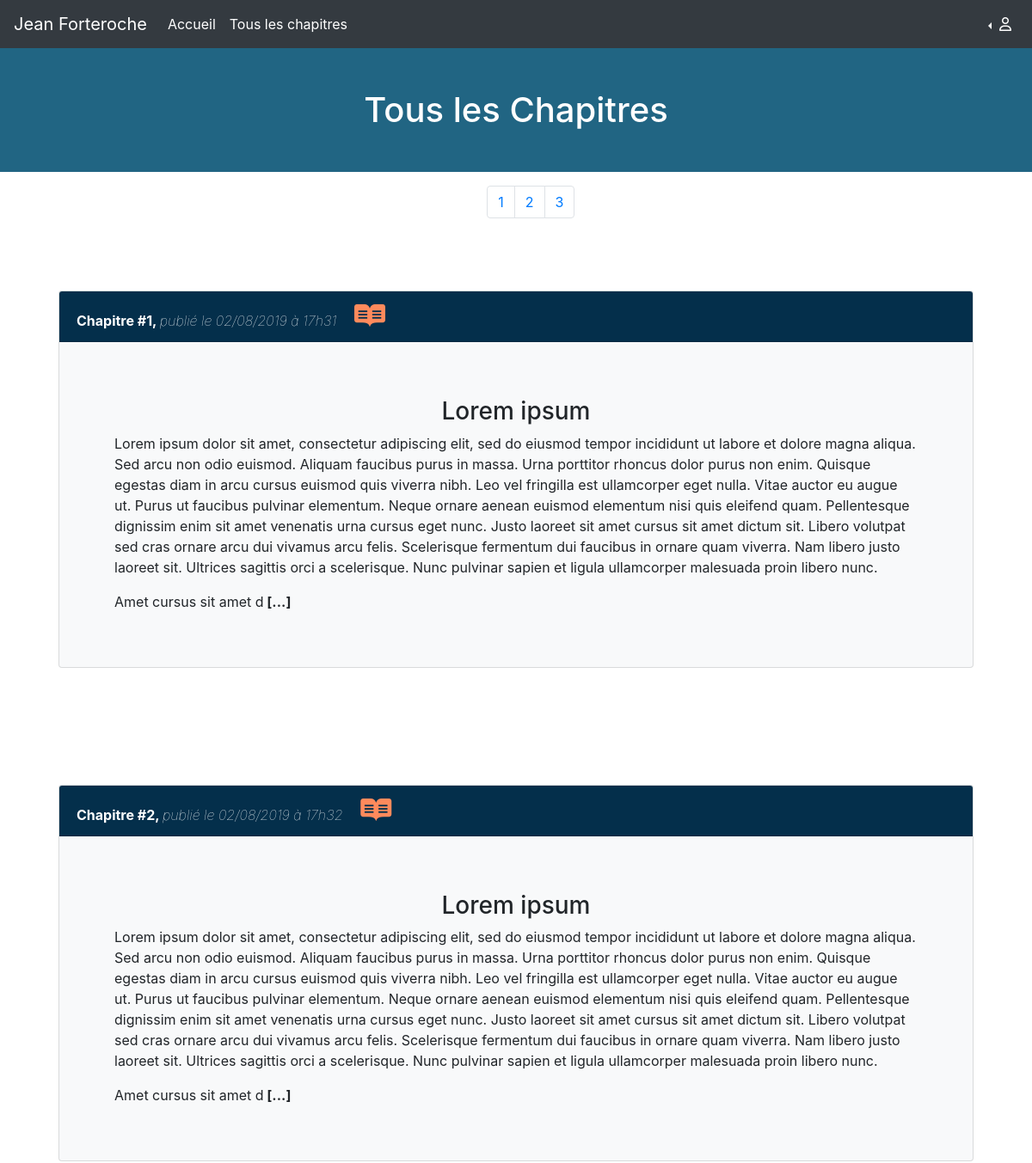
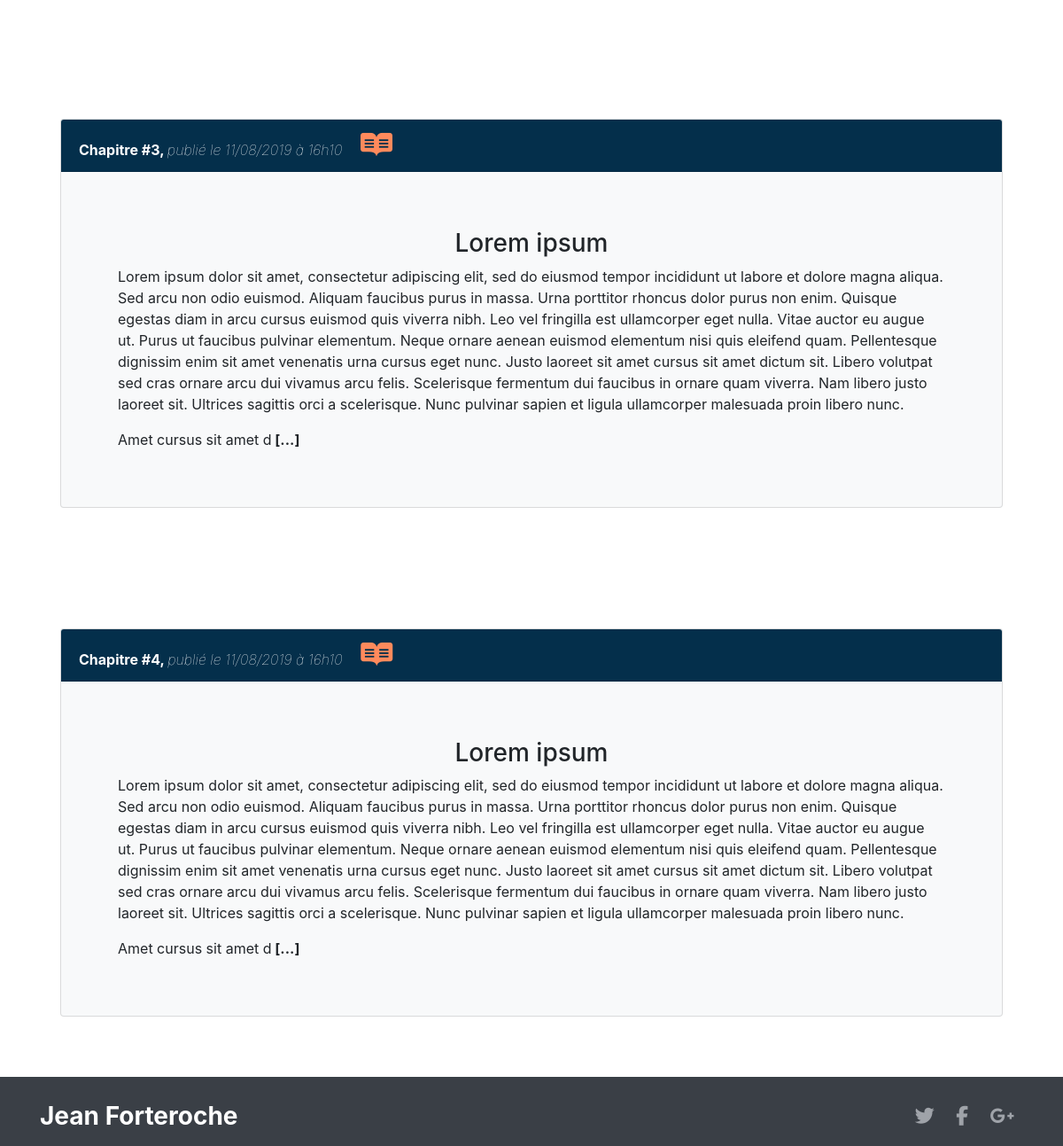
The page /index.php?action=pagination&page=1 on the database its author committed (2 pictures, top to bottom).
### tables this page shows
CREATE TABLE `posts` (
  `id` int(11) NOT NULL,
  `title` varchar(255) NOT NULL,
  `content` text NOT NULL,
  `date_post` datetime NOT NULL,
  `status` varchar(255) NOT NULL
);

### Controller/postController.php (called while the page is built, shortened)
<?php
require_once('Model/postModel.php');
class PostController
{
    private $postsManager;
    public function __construct()
    {
        $this->postsManager   = new \Kirill\blog_ecrivain\Model\PostManager();
    }
    public function getPostPagination()
    {
        $allPosts  = $this->postsManager->getAllManagePosts();
        $countPost = $this->postsManager->getPostCount();
        require('view/frontend/viewPagination.php');
    }
}
?>

### Model/postModel.php (called while the page is built, shortened)
<?php
class PostManager extends Model
{
    public function getAllManagePosts()
    {
        $db = $this->dbConnect();
        if (isset($_SESSION['perPage']) && isset($_SESSION['cPage'])) {
            $cPage   = $_GET['page'];
            $perPage = $_SESSION['perPage'];
        } else {
            $cPage   = 1;
            $perPage = 4;
        }
        $req = $db->query('SELECT id, title, SUBSTRING(content, 50, 1000) AS extractContent, DATE_FORMAT(date_post, \'%d/%m/%Y à %Hh%i\') AS creation_date_fr, status FROM posts ORDER BY date_post  LIMIT ' . (($cPage - 1) * $perPage) . ' ,' . $perPage);
        return $req;
    }
    public function getPostCount()
    {
        $db   = $this->dbConnect();
        $req  = $db->query("SELECT COUNT(id) as nbArt FROM posts");
        $data = $req->fetch();
        return $data;
    }
}

### View/frontend/viewPagination.php (the view, shortened to what this page needs)
<div style="background-color: #216583; height: 200px;">
    <h1 class="text-center m-5 text-white"> Tous les Chapitres </h1>
</div>
<div class="container-fluide">
   <div class="col-md-12 mt-3"  data-aos="">
        <nav class="col-md-1 col-xs-12 col-sm-12 mx-auto" aria-label="Page navigation example">
            <ul class="pagination">
<?php
$nbArt               = $countPost['nbArt'];
$nbPage              = ceil($nbArt / $_SESSION['perPage']);
for ($i = 1; $i <= $nbPage; $i++) {
    echo '<li class="page-item"><a class="page-link" href="index.php?action=pagination' . '&amp;' . 'page' . '=' . $i . '">' . $i . '</a></li>';
}
?>        </ul>
            </nav>
        </div>
    </div>
<?php
foreach ($allPosts as $dbAllPosts) {
?>
   <div class="card-body col-md-12" data-aos="fade-up">
     <div class="card m-5 bg-light">
       <div style="background-color: #042f4b;" class="card-header">
         <span class="font-weight-bold text-white"><?= $dbAllPosts['title'] . ", "; ?></span>
         <span class="font-weight-lighter font-italic text-white"> publié le <?= $dbAllPosts['creation_date_fr'] ?> </span>
         <a style="text-decoration: none; color:#ff8a5c;" class="btn-read_link m-3" href="index.php?action=post&amp;postId=<?= $dbAllPosts['id'] ?>"><i id="iconRead" style="animation-duration: 3s;" class="fab fa-readme fa-2x animated infinite rubberBand" title="Lire ce chapitre"></i></a>
       </div>
       <div class="m-5">
         <article class="card-text m-3 content-post">
           <?= $dbAllPosts['extractContent'] . '<strong> [...] </strong>'; ?></article>
         </div>
       </div>
     </div>
<?php
   }
?>
<?php
require('View/frontend/template.php');
?>

### public/css/style.css (style rules this page uses)
html, body { height: 100%; margin: 0; padding: 0; }
body { display: flex; display: -webkit-flex; flex-direction: column; -webkit-flex-direction: column; height: 100%; }

### rows shown on the page
posts: title "Chapitre #1", creation_date_fr "02/08/2019 à 17h31", extractContent "Lorem ipsum Lorem ipsum dolor sit amet, consectetur adipiscing elit, sed do eiusmod tempor incididunt ut labore et dolore magna aliqua. Sed arcu non odio euismod. Aliquam faucibus purus in massa. Urna porttitor rhoncus dolor purus non enim. Quisque egestas diam in arcu cursus euismod quis viverra nibh. Leo vel fringilla est ullamcorper eget nulla. Vitae auctor eu augue ut. Purus ut faucibus pulvinar elementum. Neque ornare aenean euismod elementum nisi quis eleifend quam. Pellentesque dignissim enim sit amet venenatis urna cursus eget nunc. Justo laoreet sit amet cursus sit amet dictum sit. Libero volutpat sed cras ornare arcu dui vivamus arcu felis. Scelerisque fermentum dui faucibus in…"
posts: title "Chapitre #2", creation_date_fr "02/08/2019 à 17h32", extractContent "Lorem ipsum Lorem ipsum dolor sit amet, consectetur adipiscing elit, sed do eiusmod tempor incididunt ut labore et dolore magna aliqua. Sed arcu non odio euismod. Aliquam faucibus purus in massa. Urna porttitor rhoncus dolor purus non enim. Quisque egestas diam in arcu cursus euismod quis viverra nibh. Leo vel fringilla est ullamcorper eget nulla. Vitae auctor eu augue ut. Purus ut faucibus pulvinar elementum. Neque ornare aenean euismod elementum nisi quis eleifend quam. Pellentesque dignissim enim sit amet venenatis urna cursus eget nunc. Justo laoreet sit amet cursus sit amet dictum sit. Libero volutpat sed cras ornare arcu dui vivamus arcu felis. Scelerisque fermentum dui faucibus in…"
posts: title "Chapitre #3", creation_date_fr "11/08/2019 à 16h10", extractContent "Lorem ipsum Lorem ipsum dolor sit amet, consectetur adipiscing elit, sed do eiusmod tempor incididunt ut labore et dolore magna aliqua. Sed arcu non odio euismod. Aliquam faucibus purus in massa. Urna porttitor rhoncus dolor purus non enim. Quisque egestas diam in arcu cursus euismod quis viverra nibh. Leo vel fringilla est ullamcorper eget nulla. Vitae auctor eu augue ut. Purus ut faucibus pulvinar elementum. Neque ornare aenean euismod elementum nisi quis eleifend quam. Pellentesque dignissim enim sit amet venenatis urna cursus eget nunc. Justo laoreet sit amet cursus sit amet dictum sit. Libero volutpat sed cras ornare arcu dui vivamus arcu felis. Scelerisque fermentum dui faucibus in…"
posts: title "Chapitre #4", creation_date_fr "11/08/2019 à 16h10", extractContent "Lorem ipsum Lorem ipsum dolor sit amet, consectetur adipiscing elit, sed do eiusmod tempor incididunt ut labore et dolore magna aliqua. Sed arcu non odio euismod. Aliquam faucibus purus in massa. Urna porttitor rhoncus dolor purus non enim. Quisque egestas diam in arcu cursus euismod quis viverra nibh. Leo vel fringilla est ullamcorper eget nulla. Vitae auctor eu augue ut. Purus ut faucibus pulvinar elementum. Neque ornare aenean euismod elementum nisi quis eleifend quam. Pellentesque dignissim enim sit amet venenatis urna cursus eget nunc. Justo laoreet sit amet cursus sit amet dictum sit. Libero volutpat sed cras ornare arcu dui vivamus arcu felis. Scelerisque fermentum dui faucibus in…"
